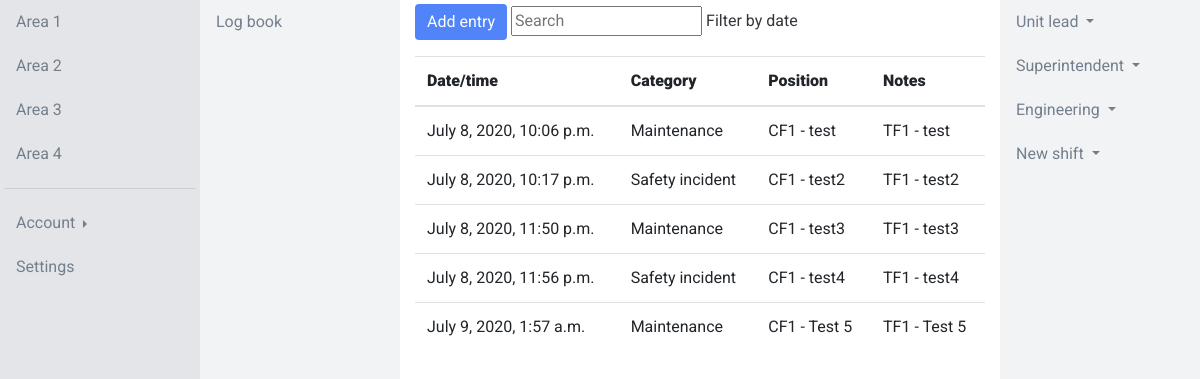
The app's page /app/area-1/log-1 (signed in), older data.
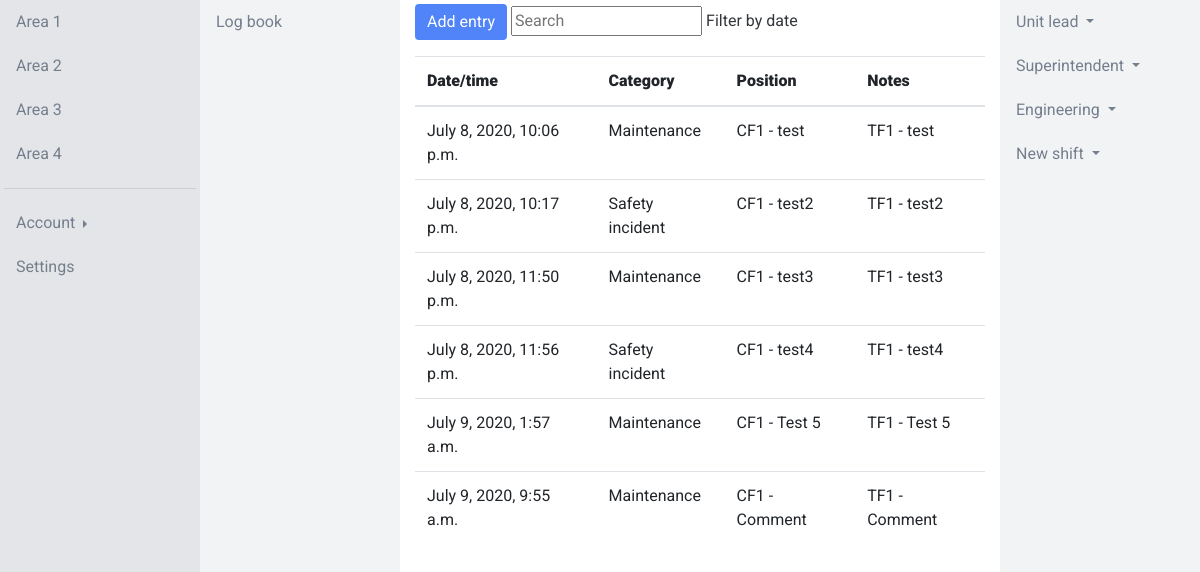
The same page, newer data.
### app/models.py (models this page shows, shortened)
class Area(models.Model):
    name = models.CharField(max_length=50)
    def __str__(self):
        return self.name

class Log(models.Model):
    area = models.ForeignKey(Area, on_delete=models.CASCADE)
    name = models.CharField(max_length=50)
    fields = models.ManyToManyField(Field)
    def __str__(self):
        return self.name

class Field(models.Model):
    name = models.CharField(max_length=50)
    FIELD_BANK = (
        ('CF1', 'Short text field 1'),
        ('CF2', 'Short text field 2'),
        ('TF1', 'Long text field 1'),
        ('TF2', 'Long text field 2'),
        ('IF1', 'Integer field 1'),
        ('IF2', 'Integer field 2'),
        ('FF1', 'Floating point number field 1'),
        ('FF2', 'Floating point number field 2'),
    )
    type = models.CharField(max_length=3, choices=FIELD_BANK, default=None, blank=True, null=True)

class Entry(models.Model):
    log = models.ForeignKey(Log, on_delete=models.CASCADE)
    user = models.ForeignKey(settings.AUTH_USER_MODEL, on_delete=models.CASCADE)
    category = models.ForeignKey(Category, on_delete=models.CASCADE, blank=True, null=True)
    created_at = models.DateTimeField(auto_now_add=True)
    CF1 = models.CharField(max_length=50, blank=True, null=True)
    CF2 = models.CharField(max_length=50, blank=True, null=True)
    TF1 = models.TextField(blank=True, null=True)
    TF2 = models.TextField(blank=True, null=True)
    IF1 = models.IntegerField(blank=True, null=True)
    IF2 = models.IntegerField(blank=True, null=True)
    FF1 = models.FloatField(blank=True, null=True)
    FF2 = models.FloatField(blank=True, null=True)
    class Meta:
        verbose_name_plural = "entries"

class Category(models.Model):
    name = models.CharField(max_length=50)
    def __str__(self):
        return self.name
    class Meta:
        verbose_name_plural = "categories"

### app/views.py (the view, shortened to what this page needs)
# urls.py: path('area-<int:area_pk>/log-<int:log_pk>', views.Log.as_view(), name='log'),
class Log(LoginRequiredMixin, AreasMixin, LogsMixin, CreateView):
    login_url = "login"
    model = models.Entry
    template_name = "app/log.html"
    form_class = forms.CreateEntryForm
    def get_context_data(self, **kwargs):
        context = super().get_context_data(**kwargs)
        area_pk = self.kwargs['area_pk']
        area = models.Area.objects.get(pk=area_pk)
        context['area'] = area
        log_pk = self.kwargs['log_pk']
        log = models.Log.objects.get(pk=log_pk)
        context['log'] = log
        context['entries'] = models.Entry.objects.filter(log=log)
        log_fields_qs = log.fields.all()
        context['fields'] = log_fields_qs
        return context
    def get_form_kwargs(self):
        kwargs = super().get_form_kwargs()
        kwargs.update({
            'user': self.request.user,
            'log_pk': self.kwargs['log_pk'],
        })
        return kwargs

### app/forms.py (shortened to what this page needs)
class CreateEntryForm(forms.ModelForm):
    class Meta:
        model = models.Entry
        fields = '__all__'
    def __init__(self, *args, **kwargs):
        self.user = kwargs.pop('user', None)
        self.log_pk = kwargs.pop('log_pk', None)
        super().__init__(*args, **kwargs)
        self.fields.pop('user')
        self.fields.pop('log')
        log_qs = models.Log.objects.filter(pk=self.log_pk)
        log = log_qs[0]
        log_fields_qs = log.fields.all()
        log_field_codes = [log_field.type for log_field in log_fields_qs]
        FIELD_BANK = models.Field.FIELD_BANK
        field_codes_all = [fc[0] for fc in FIELD_BANK]
        field_codes_to_pop = [fc for fc in field_codes_all if fc not in log_field_codes]
        for field_code_to_pop in field_codes_to_pop:
            self.fields.pop(field_code_to_pop)

### app/views.py (called while the page is built)
    def get_context_data(self, **kwargs):
        context = super(AreasMixin, self).get_context_data(**kwargs)
        areas = models.Area.objects.all()
        context['areas'] = areas
        return context

    def get_context_data(self, **kwargs):
        context = super(LogsMixin, self).get_context_data(**kwargs)
        area_pk = self.kwargs['area_pk']
        logs = models.Log.objects.filter(area=area_pk)
        context['logs'] = logs
        return context

### app/templates/app/log.html (shortened to what this page needs)
{% extends 'app/base.html' %}
{% load static %}
{% block content %}
<div class="container-fluid h-100">
  <div class="row h-100">
    <div class="col-2 col-area p-1">
      {% for area in areas %}
        <a href="{% url 'app:area' area.pk %}" class="btn btn-link btn-block sidebarnav" role="button">{{ area }}</a>
      {% endfor %}
      <hr>
      <div class="btn-group dropright btn-block">
        <button type="button" class="btn btn-link dropdown-toggle sidebarnav" data-toggle="dropdown" aria-haspopup="true" aria-expanded="false">
          Account
        </button>
      </div>
      <a href="#" class="btn btn-link btn-block sidebarnav" role="button">Settings</a>
    </div>
    <div class="col-2 col-log p-1">
      {% for log in logs %}
        <a href="{% url 'app:log' log.area.pk log.pk %}" class="btn btn-link btn-block sidebarnav" role="button">{{ log }}</a>
      {% endfor %}
    </div>
    <div class="col-6 col-entry">
      <div class="tools mt-1 mb-3">
        <button type="button" class="btn btn-primary" data-toggle="modal" data-target="#exampleModal">Add entry</button>
        <input type="text" id="myInput" onkeyup="myFunction()"  placeholder="Search">
        Filter by date
      </div>
      <table class="table" id="myTable">
        <thead>
          <tr>
            <th scope="col"><b>Date/time</b></th>
            <th scope="col"><b>Category</b></th>
            {% for field in fields %}
              <th scope="col"><b>{{ field.name }}</b></th>
            {% endfor %}
          </tr>
        </thead>
        <tbody>
          {% for entry in entries %}
            <tr id="table_rows">
                <td>{{ entry.created_at }}</td>
                <td>{{ entry.category }}</td>
                {% for field in fields %}
                  <td>{{ field.type }} - {{ entry.TF1 }}</td>
                {% endfor %}
            </tr>
          {% endfor %}
        </tbody>
      </table>
    </div>
    <div class="col-2 col-acknowledge p-1">
      <div class="btn-group dropdown btn-block">
        <button type="button" class="btn btn-link dropdown-toggle sidebarnav" data-toggle="dropdown" aria-haspopup="true" aria-expanded="false">
          Unit lead
        </button>
      </div>
      <div class="btn-group dropdown btn-block">
        <button type="button" class="btn btn-link dropdown-toggle sidebarnav" data-toggle="dropdown" aria-haspopup="true" aria-expanded="false">
          Superintendent
        </button>
      </div>
      <div class="btn-group dropdown btn-block">
        <button type="button" class="btn btn-link dropdown-toggle sidebarnav" data-toggle="dropdown" aria-haspopup="true" aria-expanded="false">
          Engineering
        </button>
      </div>
      <div class="btn-group dropdown btn-block">
        <button type="button" class="btn btn-link dropdown-toggle sidebarnav" data-toggle="dropdown" aria-haspopup="true" aria-expanded="false">
          New shift
        </button>
      </div>
    </div>
  </div>
</div>
{% endblock %}

### app/templates/app/base.html (shortened to what this page needs)
{% load static %}
<!DOCTYPE html>
<html lang="en" dir="ltr">
  <head>
    <link rel="stylesheet" href="https://stackpath.bootstrapcdn.com/bootstrap/4.5.0/css/bootstrap.min.css">
    <link rel="stylesheet" type="text/css" href="{% static 'app/style.css' %}">
  </head>
  <body>
    {% block content %}
    {% endblock %}
  </body>
</html>

### app/static/app/style.css (style rules this page uses)
:root { --blue-dark: #5084F8; --blue-light: #6190F8; --green: #43B581; --black: #33363A; --grey4: #4F5660; --grey3: #747F8D; --grey2: #E3E5E8; --grey1: #F2F3F5; }
html, body { height: 100%; }
body { font-family: 'Roboto', sans-serif; color: var(--black); }
.col-area { background: var(--grey2); color: var(--grey3); }
.col-area a, .col-area button { color: var(--grey3); text-align: left; }
.col-log { background: var(--grey1); color: var(--grey3); }
.col-log a, .col-area button { color: var(--grey3); text-align: left; }
.col-entry { background: white; }
.col-acknowledge { background: var(--grey1); }
.col-acknowledge a, .col-acknowledge button { color: var(--grey3); text-align: left; }
a, .btn-link { color: var(--blue-dark); }
.btn { border: none; }
.btn-primary { background: var(--blue-dark); }

Row changes from the older to the newer data that the page shows:
added Entry: created_at "July 9, 2020, 9:55 a.m.", category "Maintenance", TF1 "Comment", Field (type "CF1"), Field (type "TF1")
